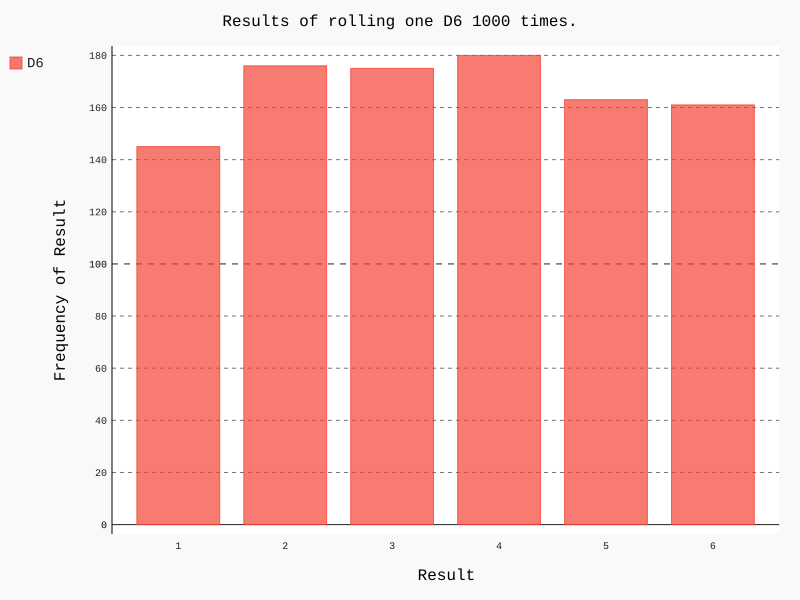

Python code for this plot:
import pygal

from die import Die

# 创建一个D6
die = Die()
# 掷几次骰子，并将结果存储在一个列表中
results = []
for roll_num in range(1000):
    result = die.roll()
    results.append((result))
# print(results)
# 分析结果
frequencies = []
for value in range(1, die.num_sides+1):
    frequency = results.count(value)
    frequencies.append(frequency)
# 对结果进行可视化
hist = pygal.Bar()
hist.title = "Results of rolling one D6 1000 times."
hist.x_labels = ['1', '2', '3', '4', '5', '6']
hist.x_title ="Result"
hist.y_title = "Frequency of Result"
hist.add('D6', frequencies)
hist.render_to_file('die_visual.svg')
